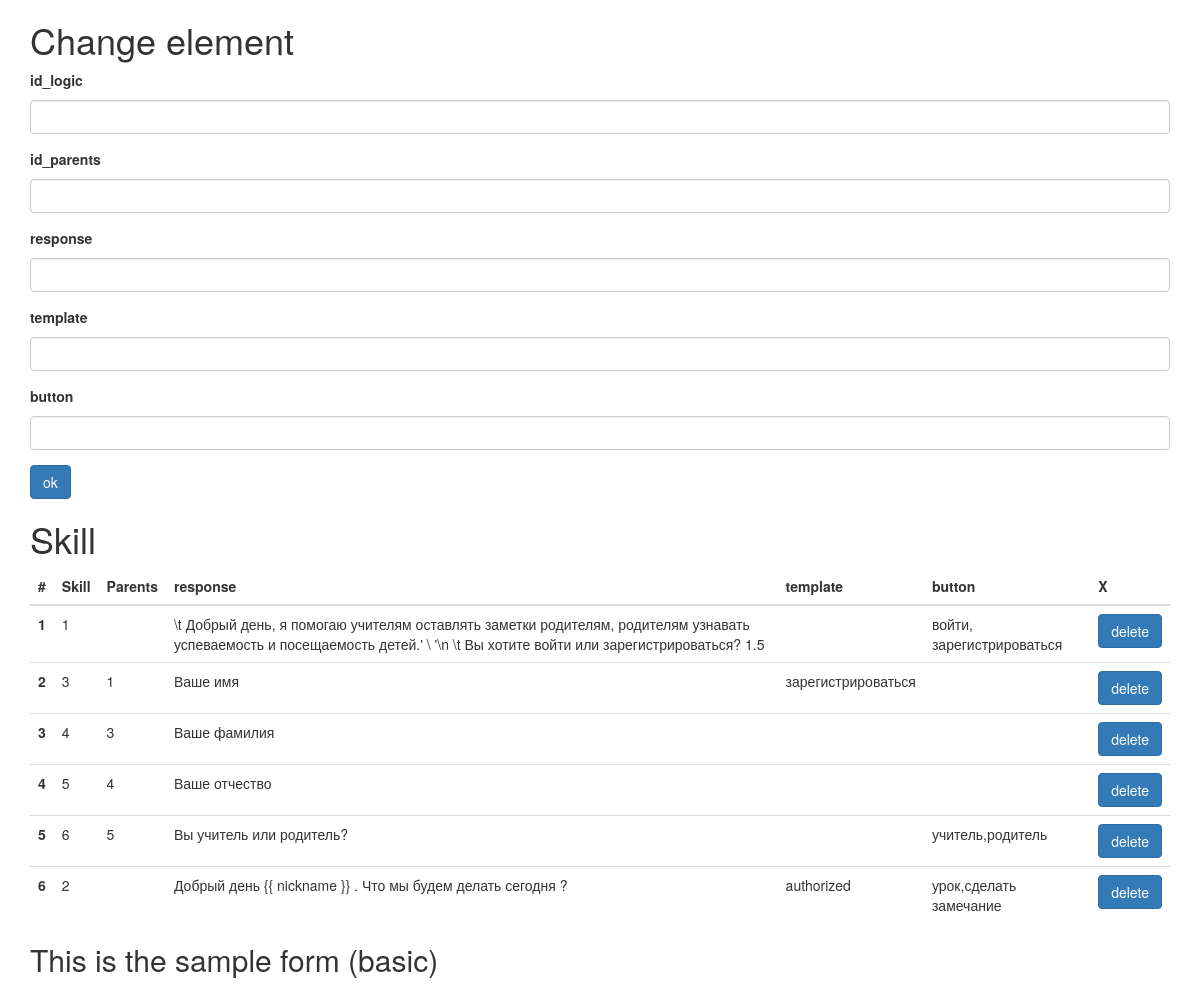
Screenshot of /info with the database file from the repository.
### app.py (models this page shows, shortened)
class Logic(db.Model):
    __tablename__ = 'logic_skill'
    id_logic = db.Column(db.Integer, primary_key=True)
    id_parents = db.Column(db.String(64))
    response = db.Column(db.String(256))
    template = db.Column(db.String(256))
    button = db.Column(db.String(256))

### app.py (the view, shortened to what this page needs)
@app.route('/info', methods=['GET', 'POST'])
def info():
    form = FormAddSkill()
    delform = FormDeleteSkill()
    if request.form.get('id_del') != None:
        Logic.query.filter_by(id_logic=request.form.get('id_del')).delete()
        db.session.commit()
    elif request.form.get('id_parents') != None:
        skill = Logic(id_parents = request.form.get('id_parents'), response = request.form.get('response'),
                      template = request.form.get('template'), button = request.form.get('button'))
        db.session.add(skill)
        db.session.commit()
    logic = Logic.query.all()
    logic = sorted(logic, key=lambda logic: logic.id_parents)
    rekurs_element = {}
    rekursia(logic,'',0,rekurs_element)
    logic = sorted(logic,key=lambda logic: rekurs_element[logic.id_logic])
    return render_template('info.html', title="Личный кабинет", logic=logic, form=form, delform=delform)

### forms.py
class FormAddSkill(Form):
    id_logic = StringField('id_logic')
    id_parents = StringField('id_parents')
    response = StringField('response', validators=[DataRequired()])
    template = StringField('template')
    button = StringField('button')
    submit = SubmitField('ok')

class FormDeleteSkill(Form):
    id_del = HiddenField('id_del')
    deletSub = SubmitField('delete')

### app.py (called while the page is built)
def rekursia(logic,id_parents,iterator,rekurs_element):
    for val in logic:
        if val.id_parents == str(id_parents) and  rekurs_element.get(val.id_logic,0) == 0:
            rekurs_element[val.id_logic] = len(rekurs_element);
            rekursia(logic,val.id_logic,len(rekurs_element),rekurs_element)

### templates/info.html (shortened to what this page needs)
{% extends 'bootstrap/base.html' %}
{% import "bootstrap/wtf.html" as wtf %}
{% block content %}
<div class="container">
    <h1>Change element</h1>
    <form method="post" action="">
          <div class="form-group">
            <label for="exampleInputPassword1">{{ form.id_logic.label }} </label>
            {{ form.id_logic(size=20,class_="form-control") }}
          </div>
          <div class="form-group">
            <label for="exampleInputPassword1"> {{ form.id_parents.label }}</label>
            {{ form.id_parents(size=20,class_="form-control") }}
          </div>
        <div class="form-group">
            <label for="exampleInputPassword1">{{ form.response.label }} </label>
             {{ form.response(size=200,class_="form-control") }}
          </div>
         <div class="form-group">
            <label for="exampleInputPassword1">{{ form.template.label }}</label>
             {{ form.template(size=200,class_="form-control") }}
          </div>
           <div class="form-group">
            <label for="exampleInputPassword1">{{ form.button.label }}</label>
             {{ form.button(size=200,class_="form-control") }}
          </div>
         {{ form.submit(class_="btn btn-primary") }}
    </form>
    <h1>Skill</h1>
     <table class="table table-sm">
     <thead>
        <tr>
            <th scope="col">#</th>
            <th scope="col">Skill</th>
            <th scope="col">Parents</th>
            <th scope="col">response</th>
            <th scope="col">template</th>
            <th scope="col">button</th>
            <th scope="col">X</th>
        </tr>
     </thead>
         {% for log in logic %}
             <tr>
                  <th scope="row">{{ loop.index }}</th>
                  <td>{{ log.id_logic }}</td>
                  <td>{{ log.id_parents }}</td>
                  <td>{{ log.response }}</td>
                  <td>{{ log.template }}</td>
                  <td>{{ log.button }}</td>
                  <td>
                       <form method="post" action="">
                           {{ delform.deletSub(class_="btn btn-primary") }}
                       </form>
                  </td>
             </tr>
         {% endfor %}
     </table>
  <h2>This is the sample form (basic)</h2>
</div>
{% endblock %}

### rows the page displays
Logic: id_logic "1", response "\\t Добрый день, я помогаю учителям оставлять заметки родителям, родителям узнавать успеваемость и посещаемость детей.' \\ '\\n \\t Вы хотите войти или зарегистрироваться? 1.5", button "войти, зарегистрироваться"
Logic: id_logic "3", id_parents "1", response "Ваше имя", template "зарегистрироваться"
Logic: id_logic "4", id_parents "3", response "Ваше фамилия"
Logic: id_logic "5", id_parents "4", response "Ваше отчество"
Logic: id_logic "6", id_parents "5", response "Вы учитель или родитель?", button "учитель,родитель"
Logic: id_logic "2", response "Добрый день {{ nickname }} . Что мы будем делать сегодня ?", template "authorized", button "урок,сделать замечание"
